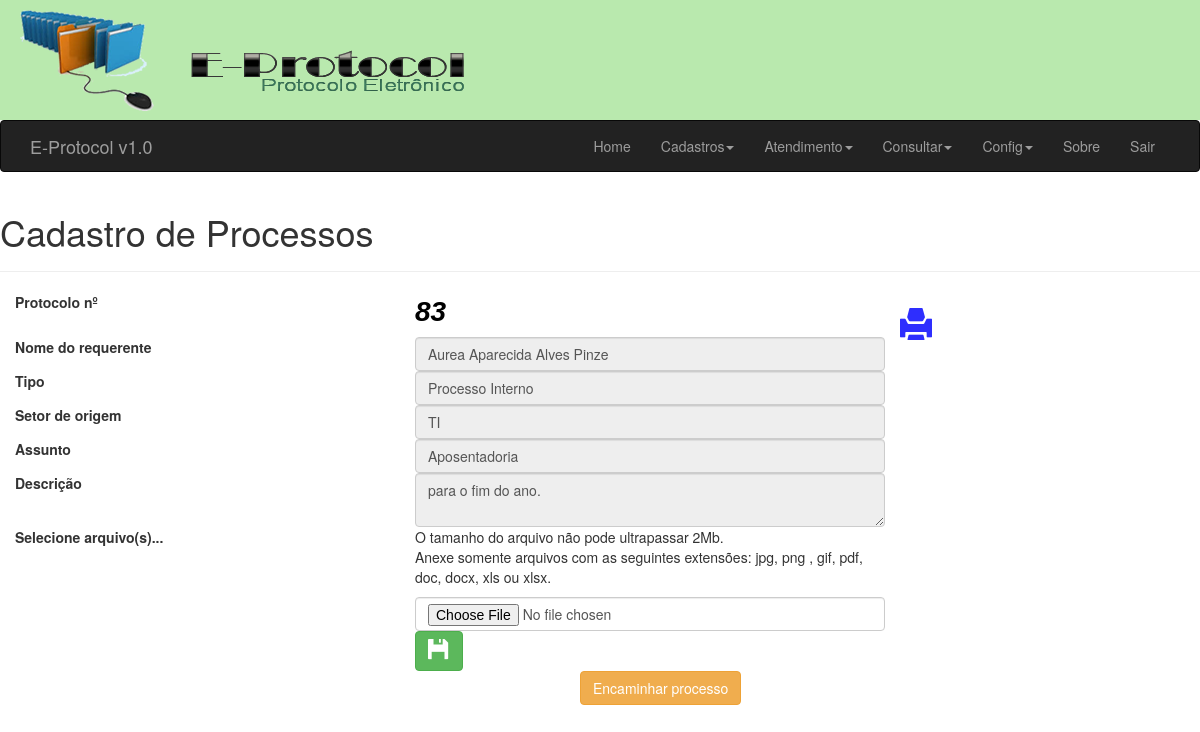
The page /frm/exibir_proc.php (signed in) on the database its author committed.
### tables this page shows
CREATE TABLE IF NOT EXISTS `proc` (
  `cod` int(11) NOT NULL AUTO_INCREMENT,
  `cod_req` int(11) NOT NULL,
  `user_id` int(11) NOT NULL,
  `tipo` varchar(2) DEFAULT NULL,
  `assunto` text,
  `descricao` varchar(50) DEFAULT NULL,
  `setor` int(11) DEFAULT NULL,
  `data` date DEFAULT NULL,
  `horas` time DEFAULT NULL,
  PRIMARY KEY (`cod`),
  KEY `cod_req` (`cod_req`),
  KEY `user_id` (`user_id`)
);

CREATE TABLE IF NOT EXISTS `req` (
  `cod` int(10) unsigned NOT NULL AUTO_INCREMENT,
  `nome` varchar(60) NOT NULL,
  `tipo` char(1) NOT NULL,
  `cpf` varchar(18) NOT NULL,
  `sexo` char(1) NOT NULL,
  `tel` varchar(14) DEFAULT NULL,
  `cel` varchar(14) DEFAULT NULL,
  `rec` varchar(14) DEFAULT NULL,
  `email` varchar(30) DEFAULT NULL,
  PRIMARY KEY (`cod`),
  UNIQUE KEY `cpf` (`cpf`)
);

CREATE TABLE IF NOT EXISTS `setor` (
  `cod_setor` int(11) NOT NULL AUTO_INCREMENT,
  `setor` varchar(50) NOT NULL DEFAULT '0',
  PRIMARY KEY (`cod_setor`)
);

### frm/exibir_proc.php (the view, shortened to what this page needs)
<?php
include "_navegacao.php";
require_once "../config/init.php";
$sqry = mysqli_query($link,"SELECT cod FROM proc ORDER BY cod DESC");
$lcod = mysqli_fetch_array($sqry);
$cod = $lcod["cod"];
$sql_query = mysqli_query($link,"SELECT s.cod_setor, s.setor AS desc_setor, p.setor FROM setor s, proc p WHERE s.cod_setor = p.setor AND p.cod = '".$cod."'");
$sql2_query = mysqli_query($link,"SELECT * FROM proc WHERE cod = '".$cod."'");
$sql3_query = mysqli_query($link,"SELECT r.nome FROM req r , proc p WHERE r.cod = p.cod_req AND p.cod = '".$cod."'");
?>
<!DOCTYPE HTML>
 <html lang="pt-br">
<head>
</head>
<body>
<div class="page-header">
  <h1>Cadastro de Processos</h1>
</div>
<form name="cadastro" id="cadastro" method="POST" action="../op/insere_arq.php?cod=<?php echo $cod?>" enctype="multipart/form-data">
<?php $linha = mysqli_fetch_array($sql2_query)?>
<fieldset>
<?php $rlinha = mysqli_fetch_array($sql3_query)?>
<div class="form-group">
<label class="col-md-4 control-label" for="txtCod">Protocolo nº</label>
  <label class="col-md-5 control-label" /><span style="font-family: Arial; font-size: 28px; font-style:italic; color:#000000;"><?php echo $linha["cod"] ?></span></label>
  </div>
<div class="form-group">
<label class="col-md-4 control-label" for="txtRequerente">Nome do requerente</label>
  <div class="col-md-5">
     <input type="text" name="txtRequerente" id="txtRequerente" value="<?php echo $rlinha["nome"] ?>" class="form-control input-md" required="" disabled="">
    </div>
</div>
<div class="form-group">
  <label class="col-md-4 control-label" for="txtTipo">Tipo</label>
  <div class="col-md-5">
     <?php
     if ($linha["tipo"]=='PI') $ptipo = "Processo Interno";
     ?>
     <input type="text" name="txtTipo" id="txtTipo" value="<?php echo $ptipo ?>" class="form-control input-md" required="" disabled="">
  </div>
</div>
<div class="form-group">
<?php
  $array = mysqli_fetch_array($sql_query);
  $desc_setor = $array["desc_setor"];
?>
 <label class="col-md-4 control-label" for="txtSetor">Setor de origem</label>
  <div class="col-md-5">
     <input type="text" name="txtSetor" id="txtSetor" value="<?php echo $desc_setor ?>" class="form-control input-md" required="" disabled="">
    </div>
</div>
<div class="form-group">
  <label class="col-md-4 control-label" for="txtAssunto">Assunto</label>
  <div class="col-md-5">
  <input type="text" name="txtAssunto" id="txtAssunto" value="<?php echo $linha["assunto"] ?>" placeholder="Digite o assunto" class="form-control input-md" required="" disabled="">
  </div>
</div>
<div class="form-group">
  <label class="col-md-4 control-label" for="txtDescricao">Descrição</label>
  <div class="col-md-5">
  <textarea name="txtDescricao" id="txtDescricao" placeholder="Preencha com a descrição aqui" class="form-control input-md" required="" disabled=""><?php echo $linha["descricao"]?></textarea>
  </div>
</div>
<div class="form-group">
<form name="cadastro" id="cadastro" method="POST" action="../op/insere_arq.php?cod=<?php echo $cod?>" enctype="multipart/form-data">
  <label class="col-md-4 control-label" for="txtFile">Selecione arquivo(s)...</label>
  <div class="col-md-5">
  <span>O tamanho do arquivo não pode ultrapassar 2Mb.</span>
    <p>Anexe somente arquivos com as seguintes extensões: jpg, png , gif, pdf, doc, docx, xls ou xlsx. </p>
    <input type="file" name="arquivo" id="txtFile" value="" class="form-control">
  <button type="submit" id="btnEnviar" name="btnEnviar" class="btn btn-success"><span style="color: #FFF; font-size: 22px;" class="glyphicon glyphicon-floppy-disk
glyphicon glyphicon-flo" alt='Imprimir' data-toggle="tooltip_gravar" title ='Gravar arquivo'></span></button>
  </div>
</div>
</form>
<div id="btn_imprimir">
  <a href='../rel/relat.php?cod=<?php echo $cod ?>' target='_blank'><span style="color: #2E2EFE;font-size: 32px;" class="glyphicon glyphicon-print" alt='Imprimir' data-toggle="tooltip_imprimir" title ='Imprimir capa do processo'></span></a>
</div>
<div class="form-group">
  <label class="col-md-4 control-label" for=""></label>
  <div class="col-md-8">
    <a href="encaminhamento_proc.php" class="btn btn-warning" role="button" style="position: relative; left:165px;">Encaminhar processo</a>
  </div>
</div>
</body>
</html>

### rows shown on the page
proc: cod "83", txtTipo "Processo Interno", txtAssunto "Aposentadoria", txtDescricao "para o fim do ano."
req: txtRequerente "Aurea Aparecida Alves Pinze"
setor: txtSetor "TI"
